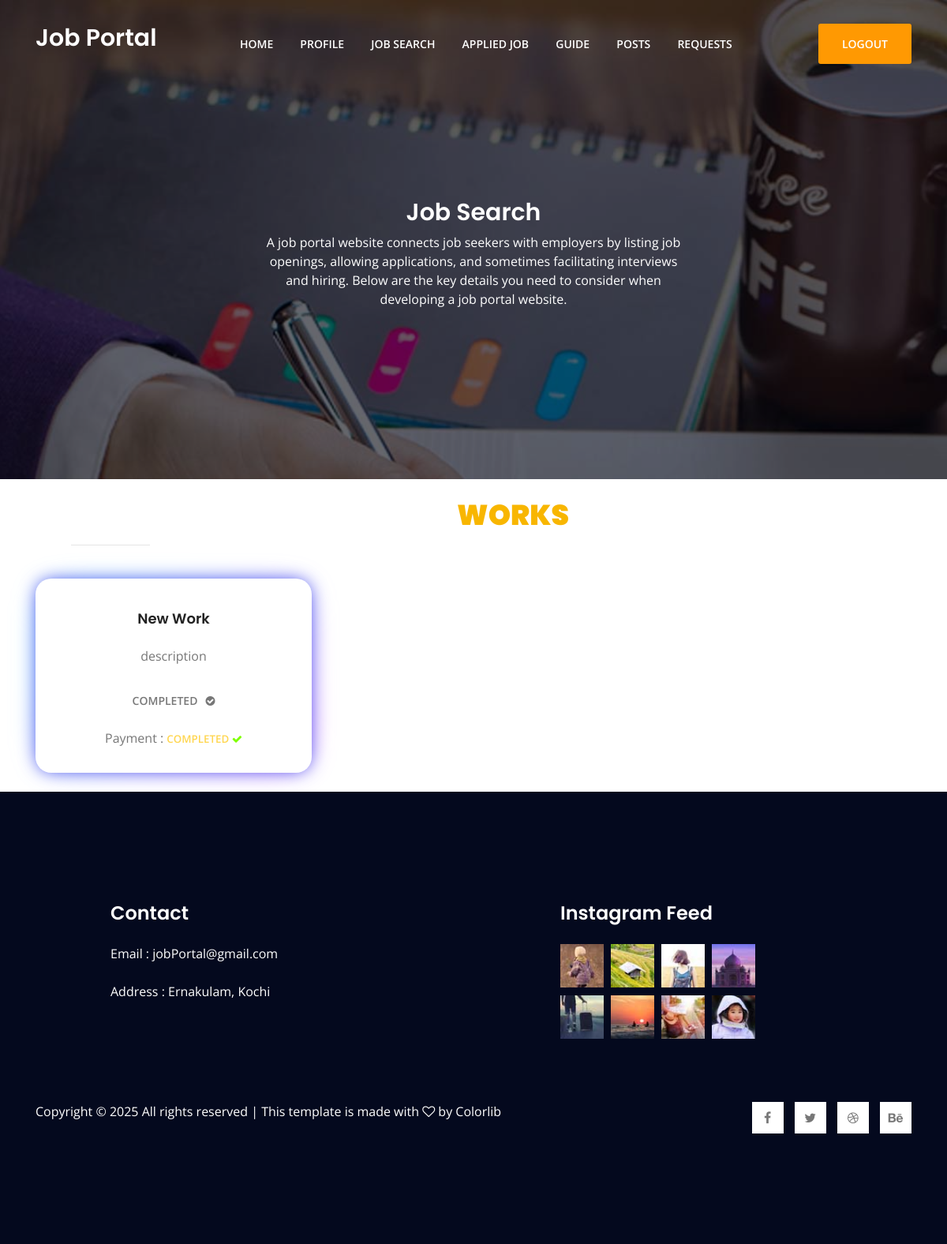
The page /freelacer_view_work/ (signed in) on the database its author committed.
### myapp/models.py (models this page shows)
class Work(models.Model):
    job = models.ForeignKey(Job_Portal, on_delete=models.CASCADE, null=True)
    company = models.ForeignKey(Client_reg, on_delete=models.CASCADE, null=True)
    user = models.ForeignKey(UserRegistration, on_delete=models.CASCADE, null=True)
    pdate = models.CharField(max_length=300, null=True, blank=True)
    ldate = models.CharField(max_length=300, null=True)
    desc = models.CharField(max_length=300, null=True)
    title = models.CharField(max_length=300, null=True)
    amount = models.CharField(max_length=300, null=True,default="Not_defined")
    status = models.FileField(null=True, default="Assigned")
    payment = models.FileField(null=True, default="Not_Paid")

### myapp/views.py (the view)
# urls.py: path('freelacer_view_work/',views.freelacer_view_work),
def freelacer_view_work(request):
    if request.GET:
        wid = request.GET["id"]
        status = request.GET["status"]
        upda = Work.objects.filter(id=wid).update(status=status)
    uid = request.session["uid"]
    view = Work.objects.filter(user__loginid=uid)
    return render(request, "User/view_work_file.html", {"view": view})

### templates/User/view_work_file.html (shortened to what this page needs)
{% extends 'User/common.html' %}
{% load static %}
{% block header %}
<br>
<center>
    <h1 style="padding-left: 100px;"><b>Works</b>
        <hr style="width: 100px;position: relative;left: -510px;color: black;height: 2px;">
    </h1>
</center>
<br>
<section class="feature-area ">
    <div class="container">
        <div class="row">
            {% for i in view %}
            <div class="col-lg-4">
                <div class="single-feature mb-4 mb-lg-0 p-3 mb-5 bg-white " id="box" style="border-radius: 20px;text-align: center;-webkit-box-shadow: 0px 0px 22px -3px rgba(59,68,235,1);
                    -moz-box-shadow: 0px 0px 22px -3px rgba(59,68,235,1);
                    box-shadow: 0px 0px 22px -3px rgba(59,68,235,1);"><br>
                    <h4>{{i.title}}</h4>
                    <p class="py-3">{{i.desc}}</p>
                    {% if i.status == "Assigned" %}
                    <a href="/freelacer_view_work?id={{i.id}}&status=started" class="secondary-btn">Start now<span
                            class="flaticon-next"></span></a><br>
                    {% elif i.status == "started" %}
                    <a href="/freelacer_view_work?id={{i.id}}&status=Processing" class="secondary-btn">Started<span
                            class="flaticon-next"></span></a><br>
                    {% elif i.status == "Processing" %}
                    <a href="/freelacer_view_work?id={{i.id}}&status=Completed" class="secondary-btn">Complete Now<span
                            class="flaticon-next"></span></a><br>
                    {% else %}
                    <a class="secondary-btn">Completed<span class="fa fa-check-circle"></span></a><br>
                    {% endif %}
<br>
                    <p>Payment :
                    {% if i.payment == "Not_Paid" %}
                         {{i.payment}}</p>
                    <p class="secondary-btn" style="font-size: smaller; color: rgb(255, 214, 80);">{{i.status}}</p>
                    {% else %}
                    <a href="/user_payment_details?wid={{i.id}}" class="secondary-btn" style="font-size: smaller; color: rgb(255, 214, 80);">{{i.status}}  <i class="fa fa-check" aria-hidden="true" style="color: chartreuse;"></i> </a>
                    {% endif %}
                </div>
                {% endfor %}
            </div>
        </div>
    </div>
</section>
<br>
{% endblock %}

### static/assets/css/style.css (style rules this page uses)
body { color:#777;font-family:"Open Sans",sans-serif;font-weight:400 }
h1 { color:#222;text-transform:uppercase;font-family:"Poppins",sans-serif;font-size:50px;font-weight:700 }
h4 { color:#222;font-family:"Poppins",sans-serif;text-transform:capitalize;font-size:18px;font-weight:600 }
.feature-area .single-feature { padding:40px;background:#f9f9f9;-webkit-transition:.3s;-moz-transition:.3s;-o-transition:.3s;transition:.3s }
b,sup,sub,u,del { color:#f8b600 }
h1 { font-size:36px }
h4 { font-size:18px }
.secondary-btn { color:#222;font-family:"Open Sans",sans-serif;text-transform:uppercase;font-size:14px;font-weight:600;display:inline-block;-webkit-transition:all .5s;-moz-transition:all .5s;-o-transition:all .5s;transition:all 0.5s }
.secondary-btn span:before { font-size:14px;margin-left:10px;-webkit-transition:.2s;-moz-transition:.2s;-o-transition:.2s;transition:.2s }

### templates/User/view_work_file.html (style rules this page uses)
#box:before { content: ""; z-index: -1; position: absolute; top: 0; right: 0; bottom: 0; left: 0; background: linear-gradient(-45deg, #e81cff 0%, #40c9ff 78%); transform: translate3d(0px, 0px, 10px) scale(0.83); filter: blur(27px); opacity: var(0.7); transition: opacity 0.3s; border-radius: inherit; }
#box::after { content: ""; z-index: -1; position: absolute; top: 0; right: 0; bottom: 0; left: 0; border-radius: inherit; }

### rows shown on the page
Work: title "New Work", desc "description", shows "COMPLETED", status "COMPLETED"
